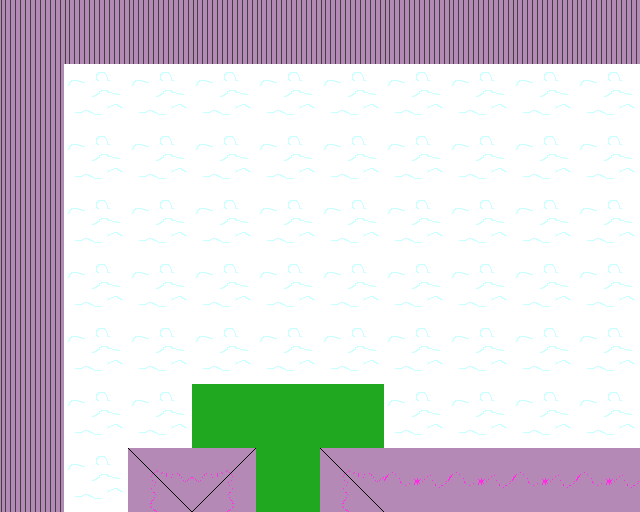

Tiled map render using the project's own tile images. Description and the map definition, with tile-layer contents summarised, below:
An orthogonal 10x8 tile map with 64x64 px tiles, 1 tile layer (Tile Layer 1).

<map version="1.0" orientation="orthogonal" width="10" height="8" tilewidth="64" tileheight="64">
 <tileset firstgid="1" name="tileset" tilewidth="64" tileheight="64">
  <image source="../tileset.png" width="320" height="320" />
  <tile id="0">
   <properties>
    <property name="components" value="Solid" />
   </properties>
  </tile>
  <tile id="1">
   <properties>
    <property name="components" value="Solid" />
   </properties>
  </tile>
  <tile id="2">
   <properties>
    <property name="components" value="Solid" />
   </properties>
  </tile>
  <tile id="5">
   <properties>
    <property name="components" value="Solid" />
   </properties>
  </tile>
  <tile id="6">
   <properties>
    <property name="components" value="Solid" />
   </properties>
  </tile>
  <tile id="7">
   <properties>
    <property name="components" value="Solid" />
   </properties>
  </tile>
  <tile id="10">
   <properties>
    <property name="components" value="Solid" />
   </properties>
  </tile>
  <tile id="11">
   <properties>
    <property name="components" value="Solid" />
   </properties>
  </tile>
  <tile id="12">
   <properties>
    <property name="components" value="Floor" />
   </properties>
  </tile>
  <tile id="14">
   <properties>
    <property name="components" value="Solid" />
   </properties>
  </tile>
  <tile id="16">
   <properties>
    <property name="components" value="Solid" />
   </properties>
  </tile>
  <tile id="18">
   <properties>
    <property name="components" value="Solid" />
   </properties>
  </tile>
 </tileset>
 <layer name="Tile Layer 1" width="10" height="8">
  <data>[80 cells, 80 non-empty, 6 distinct tile ids]</data>
 </layer>
</map>
